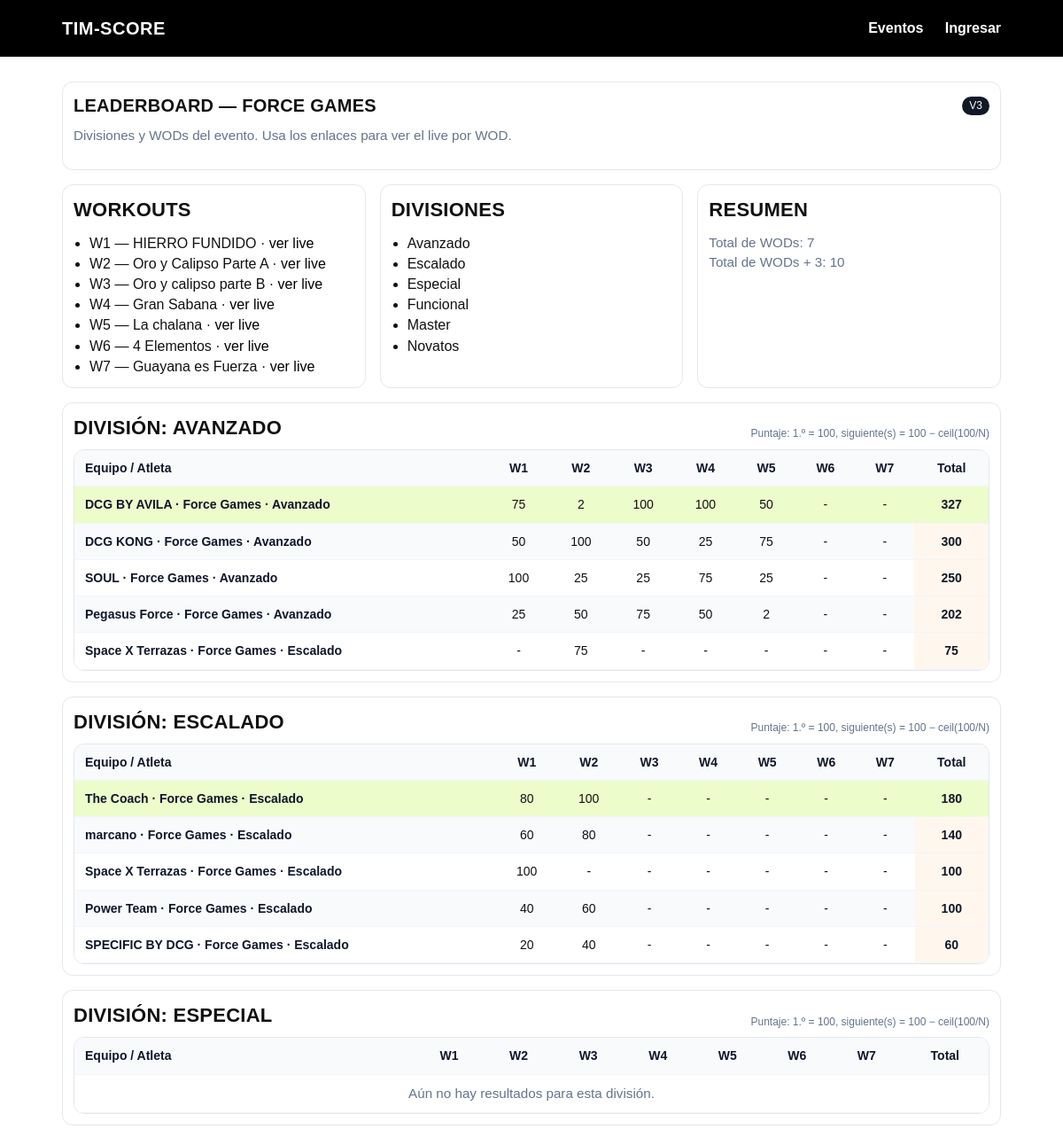
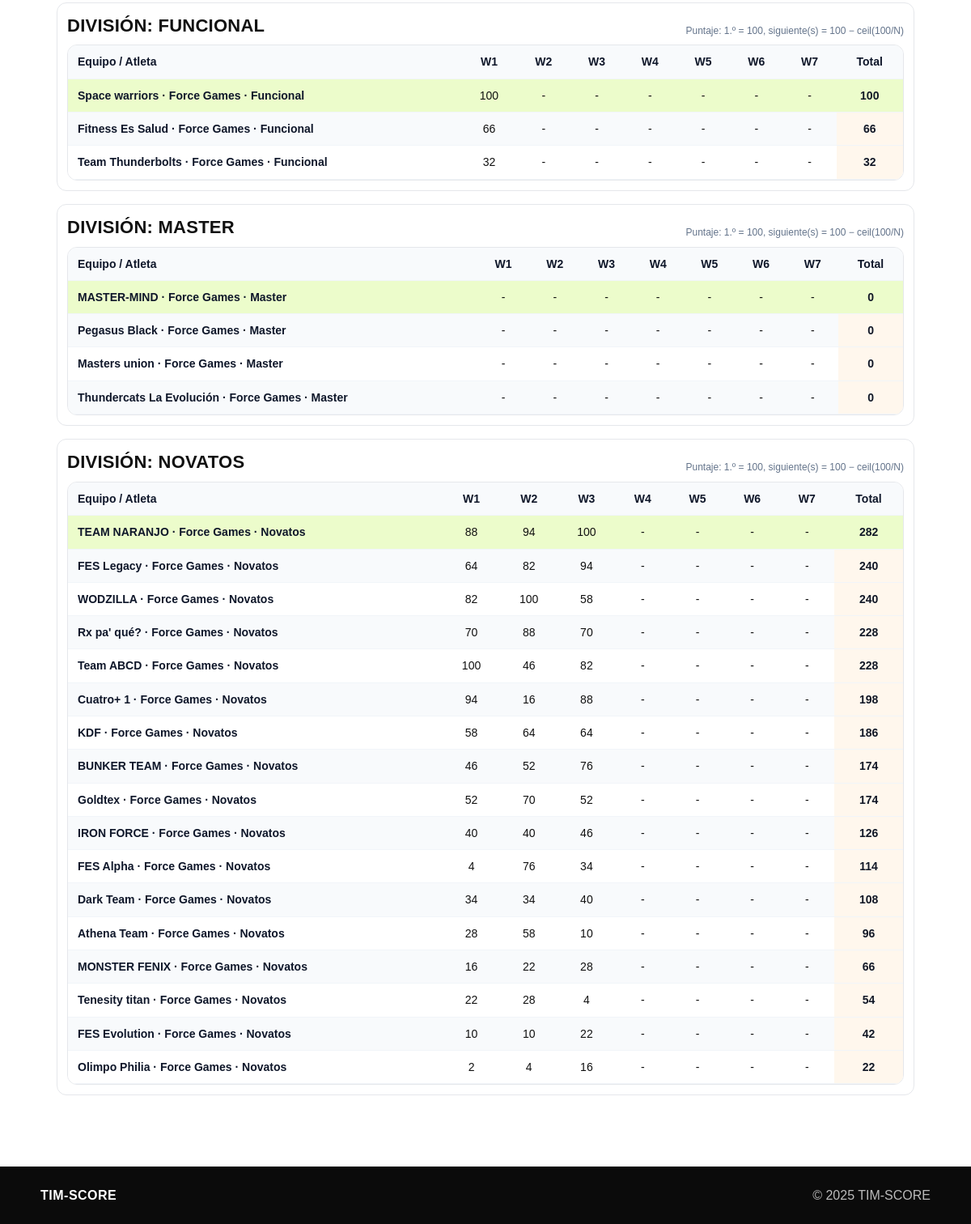
The app's page /leaderboard/force-games/ with its own data (2 pictures, top to bottom).
### compcore/apps/events/models.py (models this page shows, shortened)
class Event(models.Model):
    STATUS_CHOICES = (
        ("DRAFT", "Draft"),
        ("OPEN", "Open"),
        ("CLOSED", "Closed"),
        ("FINISHED", "Finished"),
    )
    name = models.CharField(max_length=160)
    slug = models.SlugField(unique=True)
    location = models.CharField(max_length=160, blank=True)
    description = models.TextField(blank=True)
    start_date = models.DateField(null=True, blank=True)
    end_date = models.DateField(null=True, blank=True)
    registration_open = models.BooleanField(default=False)
    registration_deadline = models.DateField(null=True, blank=True)
    status = models.CharField(max_length=16, choices=STATUS_CHOICES, default="DRAFT")
    lanes_default = models.PositiveIntegerField(
        default=8,
        help_text="Carriles por defecto si la división no define capacidad.",
    )
    allow_self_signup = models.BooleanField(
        default=False,
        help_text="Si está activo, se muestra el enlace de 'Crear cuenta' para atletas.",
    )
    created_at = models.DateTimeField(auto_now_add=True)
    class Meta:
        ordering = ("-start_date", "name")

class Workout(models.Model):
    SCORING_CHOICES = (
        ("TIME", "Time"),
        ("REPS", "Reps"),
        ("WEIGHT", "Weight"),
        ("POINTS", "Points"),
    )
    event = models.ForeignKey(Event, on_delete=models.CASCADE)
    order = models.PositiveIntegerField(help_text="Orden del WOD dentro del evento (1..N).")
    name = models.CharField(max_length=160)
    description = models.TextField(blank=True)
    scoring = models.CharField(max_length=16, choices=SCORING_CHOICES, default="TIME")
    is_published = models.BooleanField(default=False)
    class Meta:
        unique_together = (("event", "order"),)
        ordering = ("event", "order")

class Division(models.Model):
    GENDER_CHOICES = (
        ("ANY", "Mixto / Cualquiera"),
        ("M", "Masculino"),
        ("F", "Femenino"),
    )
    event = models.ForeignKey(Event, on_delete=models.CASCADE)
    name = models.CharField(max_length=120)
    slug = models.SlugField(help_text="Slug único dentro del evento.")
    gender = models.CharField(max_length=8, choices=GENDER_CHOICES, default="ANY")
    team_size = models.PositiveIntegerField(default=1, help_text="1 = Individual")
    heat_capacity = models.PositiveIntegerField(
        null=True,
        blank=True,
        help_text="Si está vacío, usa lanes_default del evento.",
    )
    male_quota = models.PositiveIntegerField(null=True, blank=True)
    female_quota = models.PositiveIntegerField(null=True, blank=True)
    min_age = models.PositiveIntegerField(null=True, blank=True)
    max_age = models.PositiveIntegerField(null=True, blank=True)
    class Meta:
        unique_together = (("event", "slug"),)
        ordering = ("name", "id")
    def __str__(self) -> str:
        return f"{self.event.name} · {self.name}"

### compcore/apps/leaderboard/views.py (the view)
def event_leaderboard(request, slug: str):
    event = get_object_or_404(Event, slug=slug)
    workouts_qs = Workout.objects.filter(event=event, is_published=True).order_by("order")
    divisions_qs = Division.objects.filter(event=event).order_by("name")
    workouts = list(workouts_qs)
    divisions = list(divisions_qs)
    workouts_simple = [
        {
            "order": w.order,
            "name": getattr(w, "name", f"W{w.order}"),
            "title": getattr(w, "name", f"W{w.order}"),
            "live_url": reverse("leaderboard_live_workout", args=[event.slug, w.order]),
        }
        for w in workouts
    ]
    divisions_simple = [{"name": d.name, "slug": d.slug} for d in divisions]
    heats_by_wod_div: Dict[Tuple[int, int], List[int]] = {}
    if workouts and divisions:
        for wh in WorkoutHeat.objects.filter(workout__in=workouts, division__in=divisions).only(
            "id", "workout_id", "division_id"
        ):
            heats_by_wod_div.setdefault((wh.workout_id, wh.division_id), []).append(wh.id)
    division_tables: List[Dict[str, Any]] = []
    for d in divisions:
        registered = _registered_participants_for_division(d)
        participants = set(registered)
        N = len(registered) if registered else 0
        points_by_order: Dict[int, Dict[Any, int]] = {}
        for w in workouts:
            heat_ids = heats_by_wod_div.get((w.id, d.id), [])
            if not heat_ids:
                continue
            results = list(
                HeatResult.objects.filter(heat_id__in=heat_ids).select_related("team", "athlete_entry")
            )
            if not results:
                continue
            ordered = sorted(results, key=lambda r: _score_key(w, r))
            step = math.ceil(100 / N) if N and N > 0 else 0  # redondeo hacia arriba
            by_entity: Dict[Any, int] = {}
            for idx, r in enumerate(ordered):
                ent = r.team or r.athlete_entry
                if not ent:
                    continue
                participants.add(ent)
                pts = 100 - idx * step
                if pts < 2:
                    pts = 2
                by_entity[ent] = int(pts)
            points_by_order[w.order] = by_entity
        workout_orders = [w.order for w in workouts]
        rows: List[Dict[str, Any]] = []
        for ent in list(participants):
            name = str(ent)
            cells: List[Any] = []
            total = 0
            for order in workout_orders:
                v = points_by_order.get(order, {}).get(ent)
                if v is None:
                    cells.append("-")
                else:
                    v_int = int(v)
                    cells.append(v_int)
                    total += v_int
            rows.append({"name": name, "cells": cells, "total": int(total)})
        rows.sort(key=lambda r: r["total"], reverse=True)
        division_tables.append(
            {
                "division": d,
                "workout_orders": workout_orders,
                "columns": workouts,  # para headers W1..Wn
                "rows": rows,
            }
        )
    ctx = {
        "event": event,
        "event_display_name": getattr(event, "name", None) or event.slug,
        "workouts": workouts_simple,
        "divisions": divisions_simple,
        "division_tables": division_tables,
    }
    return render(request, "leaderboard/event_leaderboard.html", ctx)

### compcore/apps/leaderboard/views.py (called while the page is built)
def _score_key(workout: Workout, r: HeatResult) -> Tuple:
    scoring = getattr(workout, "scoring", None)
    if scoring == "TIME":
        t = r.time_seconds if r.time_seconds is not None else 10**9
        tb = r.tiebreak_seconds if r.tiebreak_seconds is not None else 10**9
        return (t, tb, r.penalties or 0)
    if scoring == "REPS":
        reps = r.reps if r.reps is not None else 0
        return (-reps, r.penalties or 0)
    if scoring == "WEIGHT":
        w = r.weight_kg if r.weight_kg is not None else 0
        return (-w, r.penalties or 0)
    return (r.lane or 10**6,)

def _registered_participants_for_division(d: Division) -> List[Any]:
    team_size = getattr(d, "team_size", 1)
    if team_size == 1:
        return list(AthleteEntry.objects.filter(division=d, team__isnull=True).select_related("user"))
    return list(Team.objects.filter(division=d))

### compcore/apps/registration/models.py (called while the page is built)
    def __str__(self) -> str:
        return f"{self.name} · {self.division}"

### templates/leaderboard/event_leaderboard.html (shortened to what this page needs)
{% extends "base.html" %}
{% load static %}
{% block content %}
<div class="card">
  <div class="row" style="justify-content:space-between;align-items:center;">
    <h1 class="title" style="font-size:20px;margin:0;">
      Leaderboard — {{ event_display_name|default:event.slug }}
    </h1>
    <span class="pill">V3</span>
  </div>
  <p class="muted" style="margin-top:8px;">
    Divisiones y WODs del evento. Usa los enlaces para ver el live por WOD.
  </p>
</div>
<div class="grid lb-wrap">
  <div class="card">
    <h2 class="title">Workouts</h2>
    <ul style="margin:8px 0 0 18px; padding:0; list-style:disc;">
      {% for w in workouts %}
        <li>
          W{{ w.order }} — {{ w.title|default:w.name }}
          {% if w.live_url %} · <a href="{{ w.live_url }}">ver live</a>{% endif %}
        </li>
      {% empty %}
        <li class="muted">No hay workouts definidos.</li>
      {% endfor %}
    </ul>
  </div>
  <div class="card">
    <h2 class="title">Divisiones</h2>
    <ul style="margin:8px 0 0 18px; padding:0; list-style:disc;">
      {% for d in divisions %}
        <li>{{ d.name }}</li>
      {% empty %}
        <li class="muted">No hay divisiones definidas.</li>
      {% endfor %}
    </ul>
  </div>
  <div class="card">
    <h2 class="title">Resumen</h2>
    <div class="muted">
      Total de WODs: {{ workouts|length }}<br />
      Total de WODs + 3: {{ workouts|length|add:3 }}
    </div>
  </div>
</div>
{% for table in division_tables %}
  <div class="card" style="margin-top:16px;">
    <div class="row" style="justify-content:space-between;align-items:center;">
      <h2 class="title" style="margin-bottom:8px;">División: {{ table.division.name }}</h2>
      <div class="lb-caption">Puntaje: 1.º = 100, siguiente(s) = 100 − ceil(100/N)</div>
    </div>
    <div class="lb-table-wrap">
      <table class="lb-table">
        <thead>
          <tr>
            <th style="text-align:left; min-width:220px;">Equipo / Atleta</th>
            {% for w in table.columns %}
              <th>W{{ w.order }}</th>
            {% endfor %}
            <th class="lb-total-col">Total</th>
          </tr>
        </thead>
        <tbody>
          {% for row in table.rows %}
            <tr class="{% if forloop.first %}lb-rank-1{% endif %}">
              <td class="lb-name">{{ row.name }}</td>
              {% for val in row.cells %}
                <td class="lb-num">
                  {% if val == "-" %}-{% else %}{{ val }}{% endif %}
                </td>
              {% endfor %}
              <td class="lb-total lb-total-col">{{ row.total }}</td>
            </tr>
          {% empty %}
            <tr>
              <td colspan="{{ table.columns|length|add:2 }}" class="muted" style="text-align:center;">
                Aún no hay resultados para esta división.
              </td>
            </tr>
          {% endfor %}
        </tbody>
      </table>
    </div>
  </div>
{% endfor %}
{% endblock %}

### static/app.css (style rules this page uses)
:root { --rf-black:#000000; --rf-red:#EE3124; --rf-white:#ffffff; --rf-gray-900:#111111; --rf-gray-700:#444444; --rf-gray-500:#777777; --rf-gray-300:#dddddd; --rf-gray-200:#eeeeee; --rf-gray-100:#f5f5f5; --rf-radius:12px; --rf-shadow:0 2px 10px rgba(0,0,0,.06); --rf-maxw:1100px; }
* { box-sizing:border-box }
html,body { height:100% }
body.rf-body { margin:0; font-family: Helvetica,"Helvetica Neue",Arial,ui-sans-serif,system-ui,"Segoe UI",Roboto,sans-serif; color:var(--rf-gray-900); background:#fff; line-height:1.45; }
h1,h2,h3,h4 { margin:0 0 .6rem 0; font-weight:800; letter-spacing:.25px }
h1 { font-size:28px; text-transform:uppercase }
h2 { font-size:22px; text-transform:uppercase }
a { color:var(--rf-black); text-decoration:none }
.muted { color:var(--rf-gray-500); font-size:.95rem }

### templates/leaderboard/event_leaderboard.html (style rules this page uses)
.lb-wrap { margin-top: 16px; }
.lb-table-wrap { overflow:auto; border-radius:12px; border:1px solid #e5e7eb; }
.lb-table { width:100%; border-collapse:separate; border-spacing:0; font-size:14px; }
.lb-table th, .lb-table td { padding:10px 12px; border-bottom:1px solid #f1f5f9; }
.lb-table thead th { position: sticky; top: 0; z-index: 1; background: #f8fafc; text-align:center; font-weight:600; color:#0f172a; }
.lb-table tbody tr:nth-child(odd) { background:#ffffff; }
.lb-table tbody tr:nth-child(even) { background:#f8fafc; }
.lb-name { font-weight:600; color:#0f172a; white-space:nowrap; }
.lb-num { text-align:center; font-variant-numeric: tabular-nums; }
.lb-total { text-align:center; font-weight:700; color:#111827; }
.lb-total-col { background:#fff7ed; }
.lb-rank-1 td { background:#ecfccb !important; }
.lb-caption { font-size:12px; color:#64748b; margin-top:6px; }
.pill { background:#111827; color:#fff; border-radius:999px; padding:2px 8px; font-size:12px; }
.title { font-weight:700; }
.muted { color:#64748b; }
.grid { display:grid; grid-template-columns: repeat(auto-fit, minmax(280px, 1fr)); gap:16px; }
.card { background:#fff; border:1px solid #e5e7eb; border-radius:12px; padding:12px; }
.row { display:flex; gap:12px; }

### records on screen
Event: name+slug "FORCE GAMES"
Workout: title "HIERRO FUNDIDO", order "1"
Workout: title "Oro y Calipso Parte A", order "2"
Workout: title "Oro y calipso parte B", order "3"
Workout: title "Gran Sabana", order "4"
Workout: title "La chalana", order "5"
Workout: title "4 Elementos", order "6"
Workout: title "Guayana es Fuerza", order "7"
Division: name "Avanzado", division.name "AVANZADO", name "DCG BY AVILA · Force Games · Avanzado" "DCG KONG · Force Games · Avanzado" "SOUL · Force Games · Avanzado" "Pegasus Force · Force Games · Avanzado" "Space X Terrazas · Force Games · Escalado", cells "75" "2" "100" "100" "50" "50" "100" "50" "25" "75" "100" "25" "25" "75" "25" "25" "50" "75" "50" "2" "75", total "327" "300" "250" "202" "75"
Division: name "Escalado", division.name "ESCALADO", name "The Coach · Force Games · Escalado" "marcano · Force Games · Escalado" "Space X Terrazas · Force Games · Escalado" "Power Team · Force Games · Escalado" "SPECIFIC BY DCG · Force Games · Escalado", cells "80" "100" "60" "80" "100" "40" "60" "20" "40", total "180" "140" "100" "100" "60"
Division: name "Especial", division.name "ESPECIAL"
Division: name "Funcional", division.name "FUNCIONAL", name "Space warriors · Force Games · Funcional" "Fitness Es Salud · Force Games · Funcional" "Team Thunderbolts · Force Games · Funcional", cells "100" "66" "32", total "100" "66" "32"
Division: name "Master", division.name "MASTER", name "MASTER-MIND · Force Games · Master" "Pegasus Black · Force Games · Master" "Masters union · Force Games · Master" "Thundercats La Evolución · Force Games · Master", total "0" "0" "0" "0"
Division: name "Novatos", division.name "NOVATOS", name "TEAM NARANJO · Force Games · Novatos" "FES Legacy · Force Games · Novatos" "WODZILLA · Force Games · Novatos" "Rx pa' qué? · Force Games · Novatos" "Team ABCD · Force Games · Novatos" "Cuatro+ 1 · Force Games · Novatos" "KDF · Force Games · Novatos" "BUNKER TEAM · Force Games · Novatos" "Goldtex · Force Games · Novatos" "IRON FORCE · Force Games · Novatos" "FES Alpha · Force Games · Novatos" "Dark Team · Force Games · Novatos" "Athena Team · Force Games · Novatos" "MONSTER FENIX · Force Games · Novatos" "Tenesity titan · Force Games · Novatos" "FES Evolution · Force Games · Novatos" "Olimpo Philia · Force Games · Novatos", cells "88" "94" "100" "64" "82" "94" "82" "100" "58" "70" "88" "70" "100" "46" "82" "94" "16" "88" "58" "64" "64" "46" "52" "76" "52" "70" "52" "40" "40" "46" "4" "76" "34" "34" "34" "40" "28" "58" "10" "16" "22" "28" "22" "28" "4" "10" "10" "22" "2" "4" "16", total "282" "240" "240" "228" "228" "198" "186" "174" "174" "126" "114" "108" "96" "66" "54" "42" "22"

### other values on screen
{{ w.order }} "1" "2" "3" "4" "5" "6" "7"
{{ workouts|length }} "7"
{{ workouts|length|add:3 }} "10"
